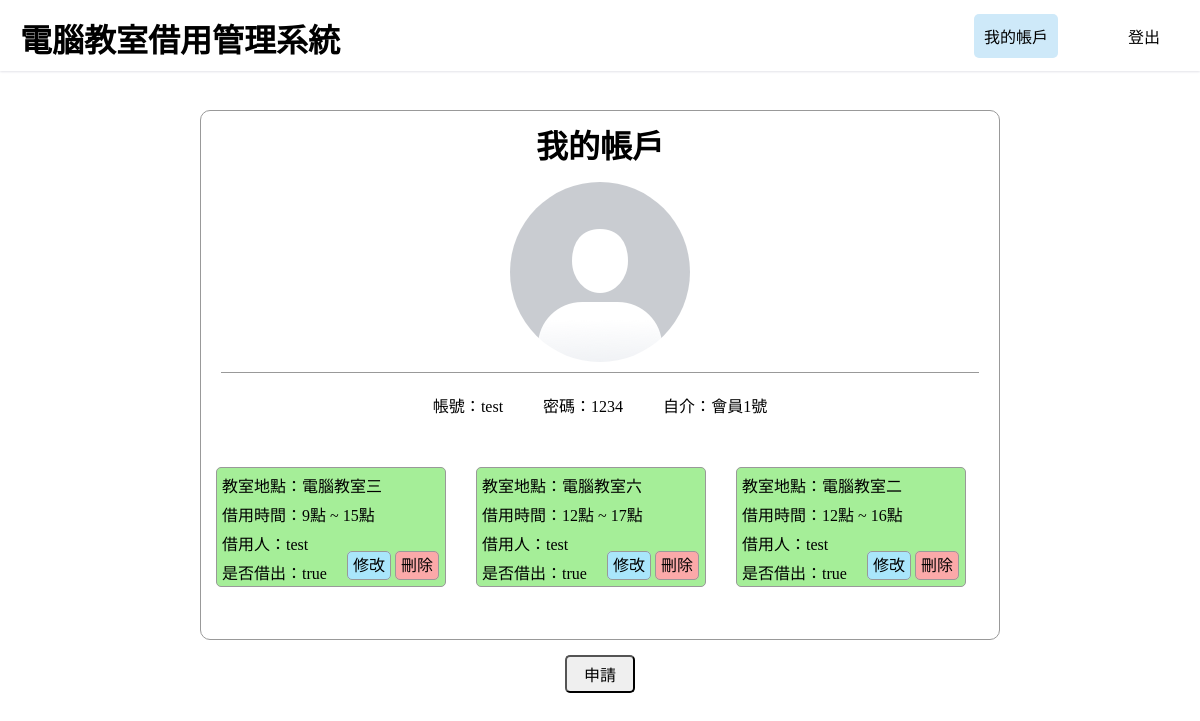
Page /myuser.php (signed in) on the committed database.
### tables this page shows
CREATE TABLE `works` (
  `id` int(11) NOT NULL,
  `startAt` varchar(30) NOT NULL,
  `endAt` varchar(30) NOT NULL,
  `text` varchar(30) NOT NULL,
  `online` varchar(30) NOT NULL,
  `name` varchar(30) NOT NULL,
  `reason` varchar(30) NOT NULL,
  `dates` date DEFAULT NULL
);

### myuser.php (the view, shortened to what this page needs)
<!DOCTYPE html>
<html lang="en">
<head>
    <link rel="stylesheet" href="index.css">
</head>
<body>
    <?php
    include('./link.php');
    ?>
    <div class="header">
        <h1>
            <a href="index.php">
                電腦教室借用管理系統
            </a>
        </h1>
        <div class="header_a">
            <a href="#" style="background-color: rgb(206, 233, 249);">我的帳戶</a>
            <a href="loginout.php">登出</a>
        </div>
    </div>
    <div class="items">
        <div class="myuser_box">
            <div class="myuser_main">
                <h1>我的帳戶</h1>
                <div class="myuser_img">
                    <img src="./user.png" alt="">
                </div>
                <div class="myuser_user">
                    <p>
                        帳號：<?php echo $_SESSION['user']['user']; ?>
                    </p>
                    <p>
                        密碼：<?php echo $_SESSION['user']['password']; ?>
                    </p>
                    <p>
                        自介：<?php echo $_SESSION['user']['text']; ?>
                    </p>
                </div>
            </div>
            <div class="myuser_messages">
                <?php
                $sql = $db->prepare('select * from works where name=:name order by online asc');
                $sql->bindValue('name', $_SESSION['user']['user']);
                $sql->execute();
                $query = $sql->fetchAll();
                foreach ($query as $data) {
                ?>
                    <div class="my_message">
                        <div class="message_main">教室地點：<?php echo $data['text'] ?></div>
                        <div class="message_main">借用時間：<?php echo $data['startAt'] ?>點 ~ <?php echo $data['endAt'] ?>點</div>
                        <div class="message_main">借用人：<?php echo $data['name'] ?></div>
                        <div class="message_main">是否借出：<?php echo $data['online'] ?></div>
                        <div class="my_user_selector">
                            <a href="./work_modify.php?id=<?php echo $data['id'] ?>" class="state_selector">修改</a>
                            <a href="./work_removeprocess.php?id=<?php echo $data['id'] ?>" class="state_selector" style="background-color: rgb(251, 169, 169);">刪除</a>
                        </div>
                    </div>
                <?php
                }
                ?>
            </div>
        </div>
    </div>
    <div class="new">
        <button onclick="location.href='./Apply_classroom.php'">申請</button>
    </div>
</body>
</html>

### index.css (style rules this page uses)
* { box-sizing: border-box; margin: 0px; color: black; }
.header { width: 100%; background-color: #fff; box-shadow: 0px 1px 2px rgb(228, 228, 234); display: flex; top: 0; position: fixed; z-index: 1; }
.header>h1 { margin: 15px 0px 10px 20px; }
.header>h1>a { text-decoration: none; color: black; }
.header_a { margin-left: auto; display: flex; align-items: center; }
.header_a>a { text-decoration: none; border-radius: 5px; margin: 0px 30px; padding: 10px; }
.items { display: flex; justify-content: center; margin-top: 110px; }
.myuser_box { width: 800px; height: 530px; border: 1px solid #999; border-radius: 10px; }
.myuser_main>h1 { display: flex; justify-content: center; margin: 10px; }
.myuser_img { margin: 15px 20px; border-bottom: 1px solid #999; display: flex; justify-content: center; }
.myuser_img>img { border-radius: 50%; margin-bottom: 10px; }
.myuser_user { display: flex; justify-content: center; }
.myuser_user>p { margin: 5px 20px; }
.myuser_messages { width: 800px; height: 190px; margin-top: 30px; display: flex; flex-wrap: wrap; overflow: hidden; overflow-y: auto; }
.my_message { border: 1px solid #999; width: 230px; height: 120px; border-radius: 5px; margin: 15px; position: relative; }
.message_main { margin: 5px; }
.my_message_col { background-color: rgb(165, 238, 152); }
.my_user_selector { position: absolute; right: 6px; bottom: 10px; }
.state_selector { text-decoration: none; padding: 5px; border: 1px solid#999; border-radius: 5px; background-color: rgb(169, 230, 251); }
.new { margin-top: 15px; display: flex; justify-content: center; }
.new>button { width: 70px; font-size: 16px; padding: 5px; border-radius: 5px; cursor: pointer; }

### rows in the picture
works: text "電腦教室三", startAt "9", endAt "15", name "test", online "true"
works: text "電腦教室六", startAt "12", endAt "17", name "test", online "true"
works: text "電腦教室二", startAt "12", endAt "16", name "test", online "true"

### other values in the picture
$_SESSION['user']['user'] "test"
$_SESSION['user']['password'] "1234"
$_SESSION['user']['text'] "會員1號"
